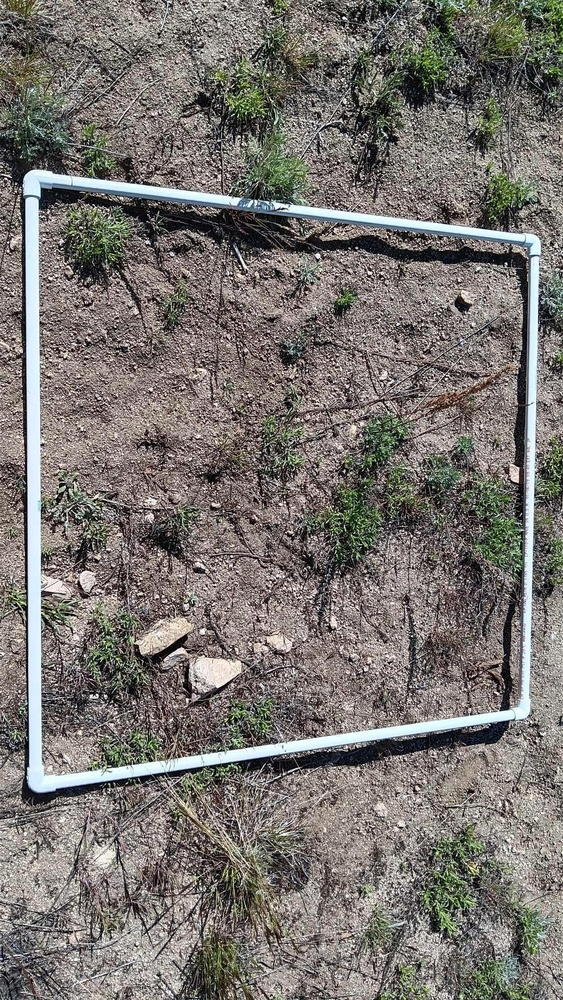
#> input picture test_photos/test_image_22.JPG, 563 x 1000 px, shrunk from 1148 x 2040 before the run, found by its file name
$ jupyter execute --allow-errors rgb_channels_3D_plot.ipynb
#> lines starting #> are read from the running program, lines starting #| are printed output that depends on the picture
[cell 1]
from matplotlib import pyplot as plt
import numpy as np
from skimage import io
import cv2
import plotly.express as px
import pandas as pd

[cell 2]
# Import one of the greenhouse test images
img = io.imread('test_photos/test_image_22.jpg')
#> img is the input picture: shape (1000, 563, 3); mean R, G, B 120.1, 115.7, 111.4

plt.imshow(img)

# Split image into its channels
red, green, blue = cv2.split(img)
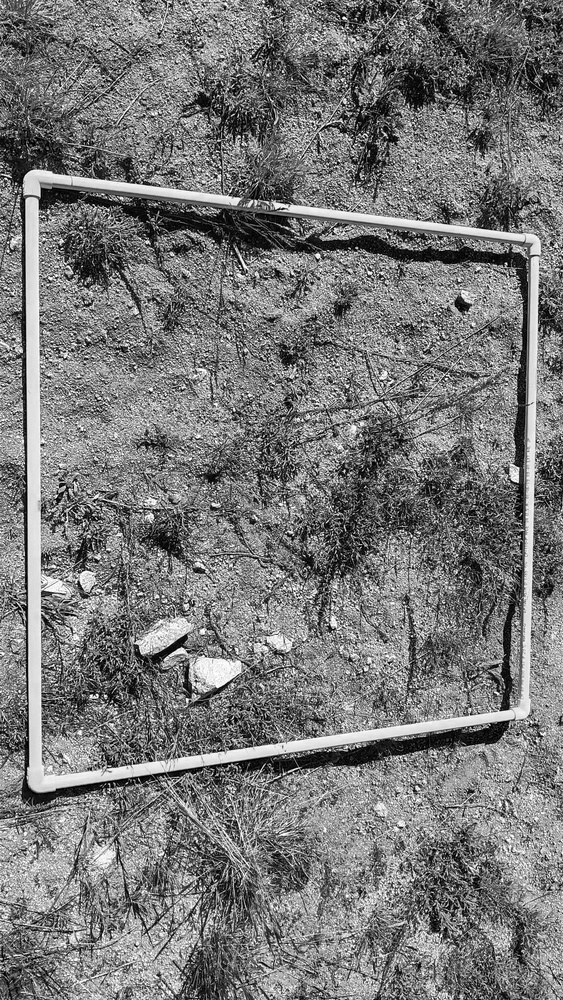
#> red: shape (1000, 563); min 0, max 255, mean 120.1
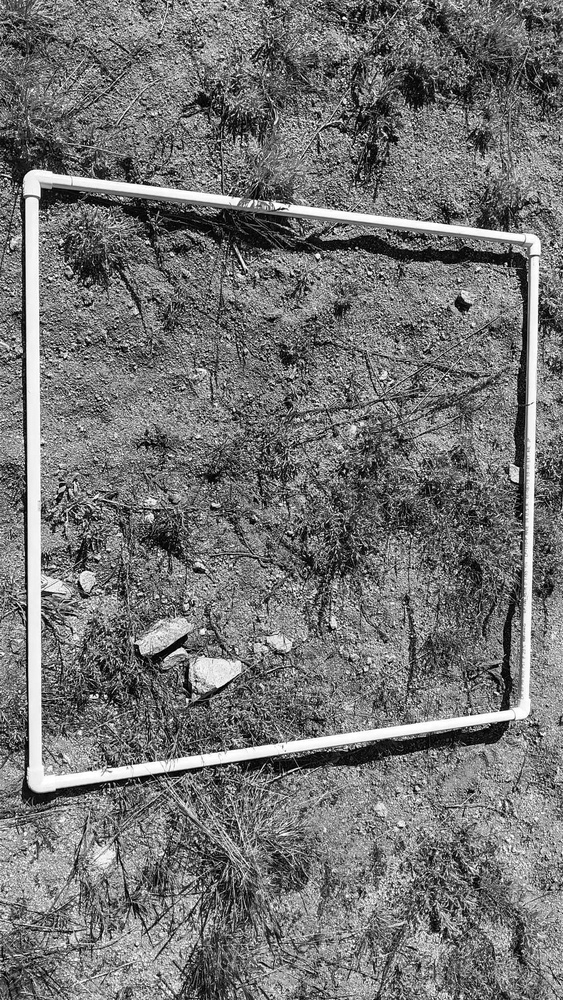
#> green: shape (1000, 563); min 0, max 255, mean 115.7
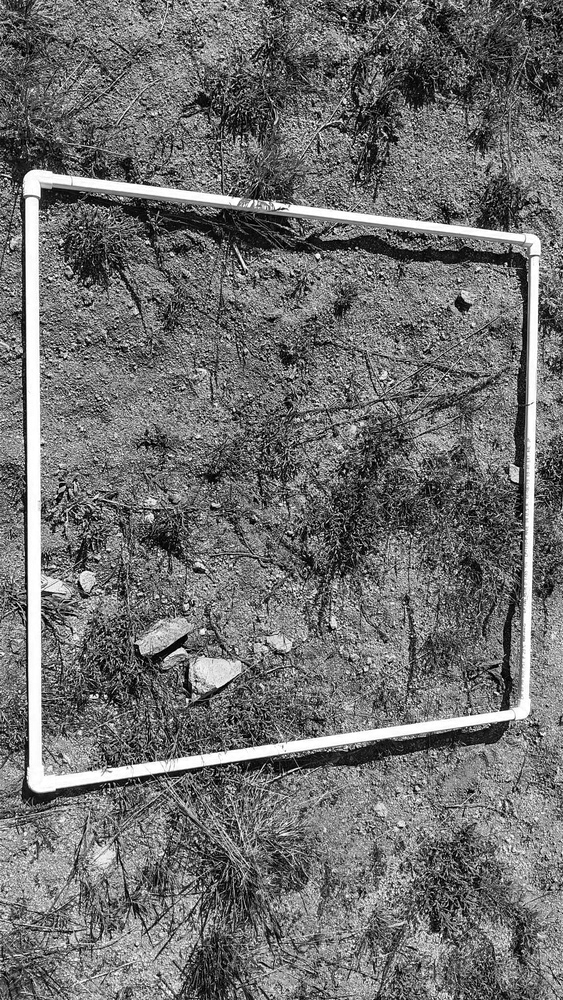
#> blue: shape (1000, 563); min 0, max 255, mean 111.4

$ run again, with test_photos/test_image_0.jpg copied over test_photos/test_image_22.JPG
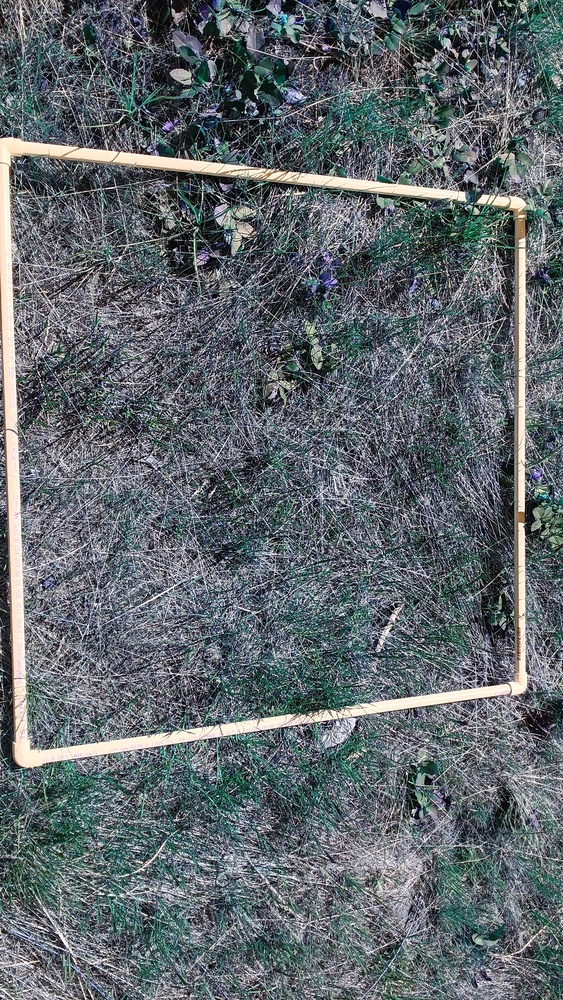
#> input picture test_photos/test_image_0.jpg, 563 x 1000 px, shrunk from 2296 x 4080 before the run, found by its file name
#> img is the input picture: shape (1000, 563, 3); mean R, G, B 95.8, 103.4, 108
#> `red, green, blue = cv2.split(img)`:
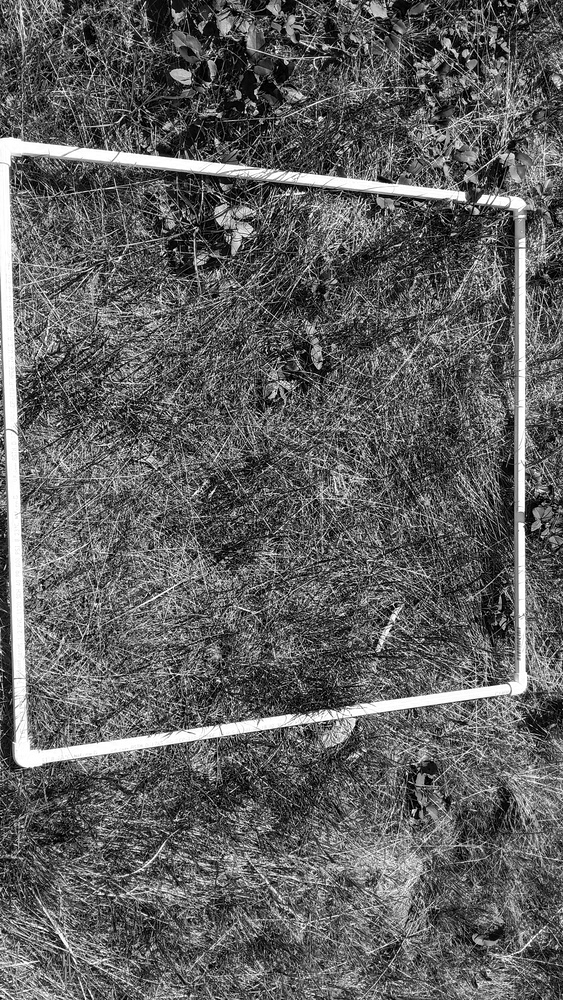
#> red: shape (1000, 563); min 0, max 255, mean 95.8
#> `red, green, blue = cv2.split(img)`:
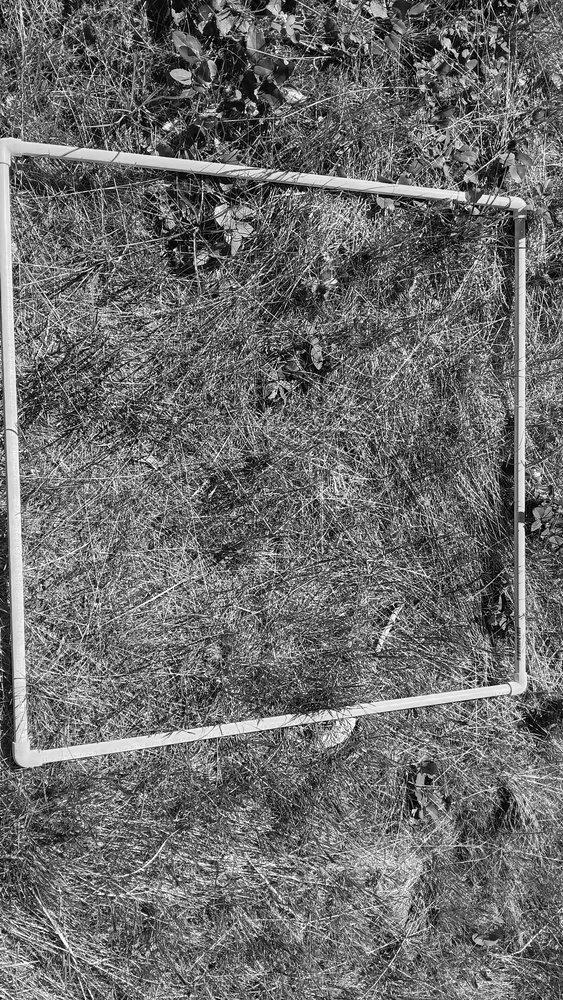
#> blue: shape (1000, 563); min 0, max 255, mean 108

$ run again, with test_photos/test_image_10.jpg copied over test_photos/test_image_22.JPG
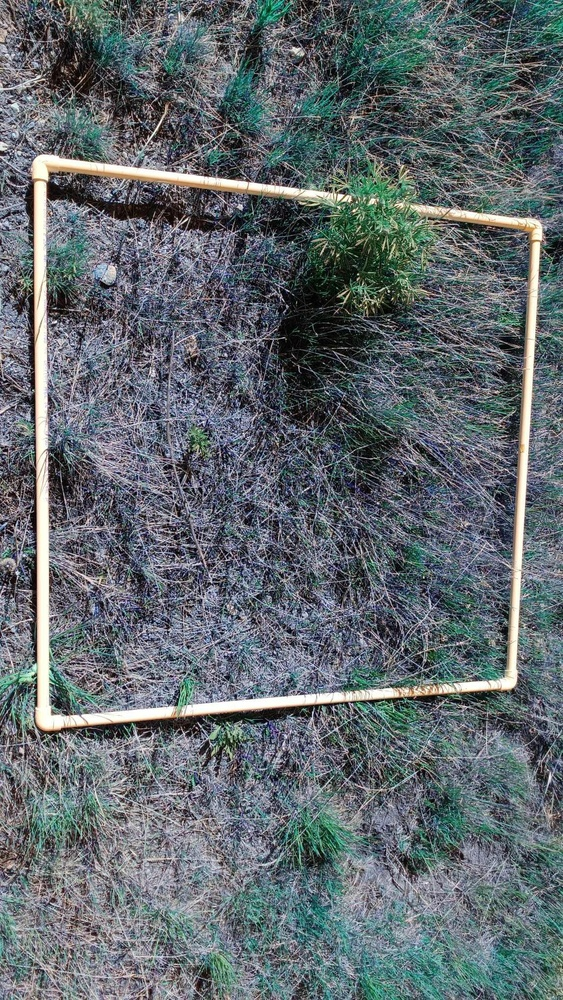
#> input picture test_photos/test_image_10.jpg, 563 x 1000 px, shrunk from 1148 x 2040 before the run, found by its file name
#> img is the input picture: shape (1000, 563, 3); mean R, G, B 97.1, 105.4, 109.9
#> `red, green, blue = cv2.split(img)`:
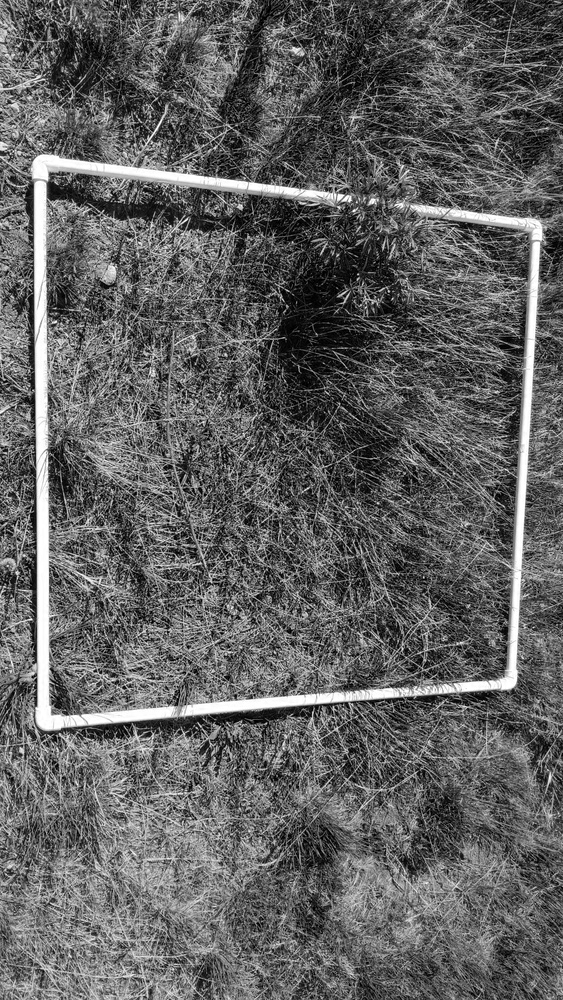
#> red: shape (1000, 563); min 0, max 255, mean 97.1
#> `red, green, blue = cv2.split(img)`:
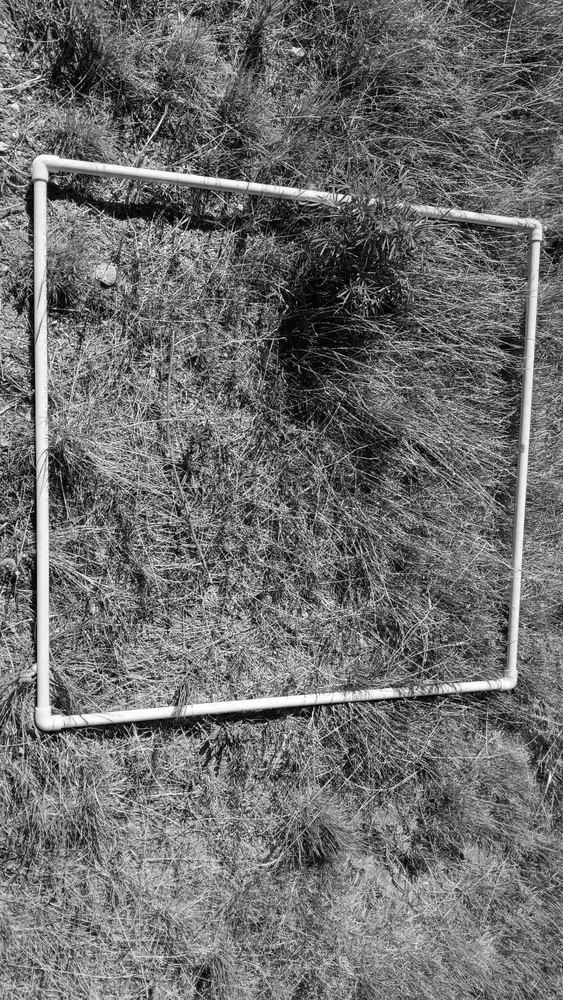
#> blue: shape (1000, 563); min 0, max 255, mean 109.9

$ run again, with test_photos/test_image_13.jpg copied over test_photos/test_image_22.JPG
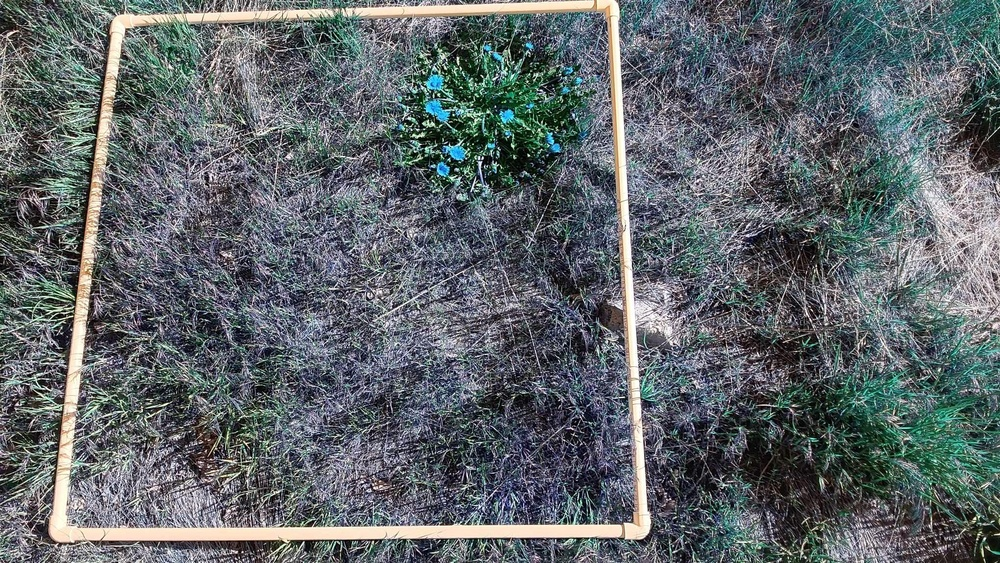
#> input picture test_photos/test_image_13.jpg, 1000 x 563 px, shrunk from 2040 x 1148 before the run, found by its file name
#> img is the input picture: shape (563, 1000, 3); mean R, G, B 95.2, 101.9, 105.2
#> `red, green, blue = cv2.split(img)`:
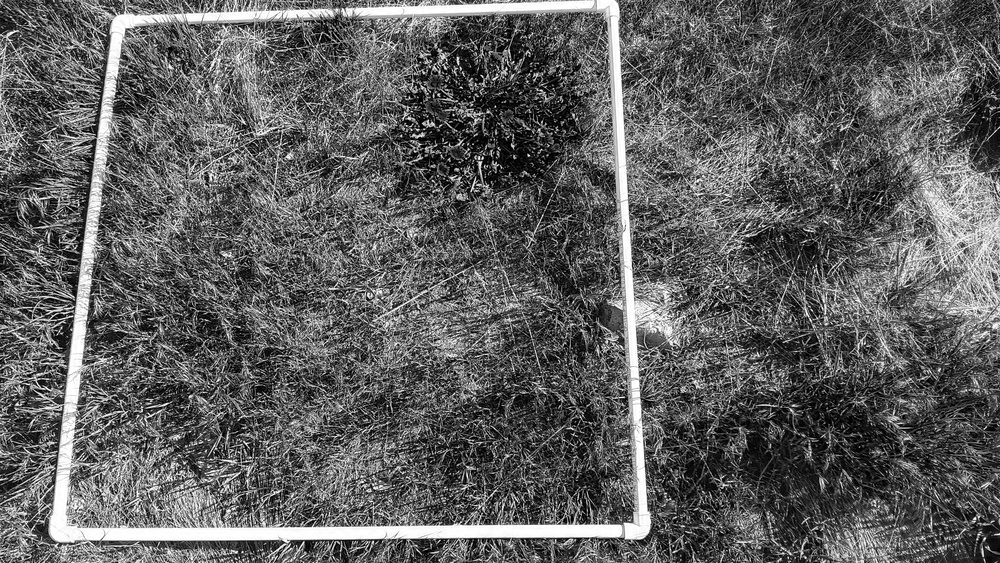
#> red: shape (563, 1000); min 0, max 255, mean 95.2
#> `red, green, blue = cv2.split(img)`:
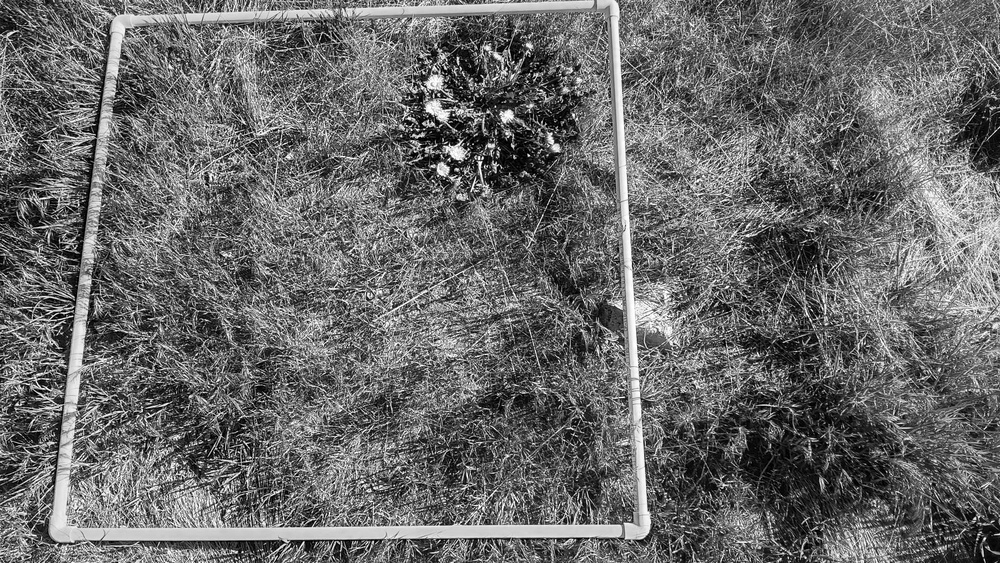
#> blue: shape (563, 1000); min 0, max 255, mean 105.2
